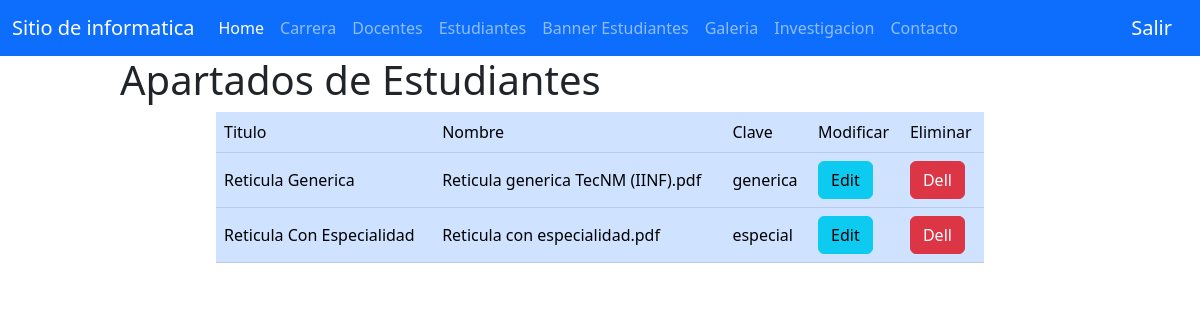
Page /pages/doom-admin/forms/formUpReticula.php (signed in) on the committed database.
### tables this page shows
CREATE TABLE `reticulas` (
  `id` int(11) NOT NULL,
  `titulo` varchar(45) NOT NULL,
  `nombre` varchar(45) NOT NULL,
  `clave` varchar(45) NOT NULL
);

### pages/doom-admin/forms/formUpReticula.php (the view, shortened to what this page needs)
<?php
include_once "./../vistas/header.php";
$objeto = new Conexion();
$conexion = $objeto->Conectar();
$buscar = "SELECT * FROM Reticulas";
$resultado = $conexion->prepare($buscar);
$resultado->execute();
$data=$resultado->fetchAll(PDO::FETCH_ASSOC);
?>
<div class="ContForm">
<table class="table align-middle table-primary">
<h1>Apartados de Estudiantes</h1>
        <thead>
            <tr>
                <td>Titulo</td>
                <td>Nombre</td>
                <td>Clave</td>
                <td>Modificar</td>
                <td>Eliminar</td>
            </tr>
        </thead>
        <tbody>
                <?php
                    foreach($data as $dat) {
                ?>
                    <tr>
                        <td><?php echo $dat['titulo'] ?></td>
                        <td><?php echo $dat['nombre'] ?></td>
                        <td><?php echo $dat['clave'] ?></td>
                        <td><a class="btn btn-info" href="../forms/formReticula.php?id_user=<?php echo $dat['id'] ?>">Edit</a></td>
                        <td><a class="btn btn-danger" href="../delete/deleteDocente.php?id_user=<?php echo $dat['id'] ?>" >Dell</a></td>
                    </tr>
                <?php
                    }
                ?>
        </tbody>
    </table>
</div>
<?php include_once "./../vistas/footer.php"; ?>

### css/global.css (style rules this page uses)
.ContForm { width: 80%; margin: auto; }
table { width: 80% !important; margin: auto !important; }

### rows in the picture
reticulas: titulo "Reticula Generica", nombre "Reticula generica TecNM (IINF).pdf", clave "generica"
reticulas: titulo "Reticula Con Especialidad", nombre "Reticula con especialidad.pdf", clave "especial"
